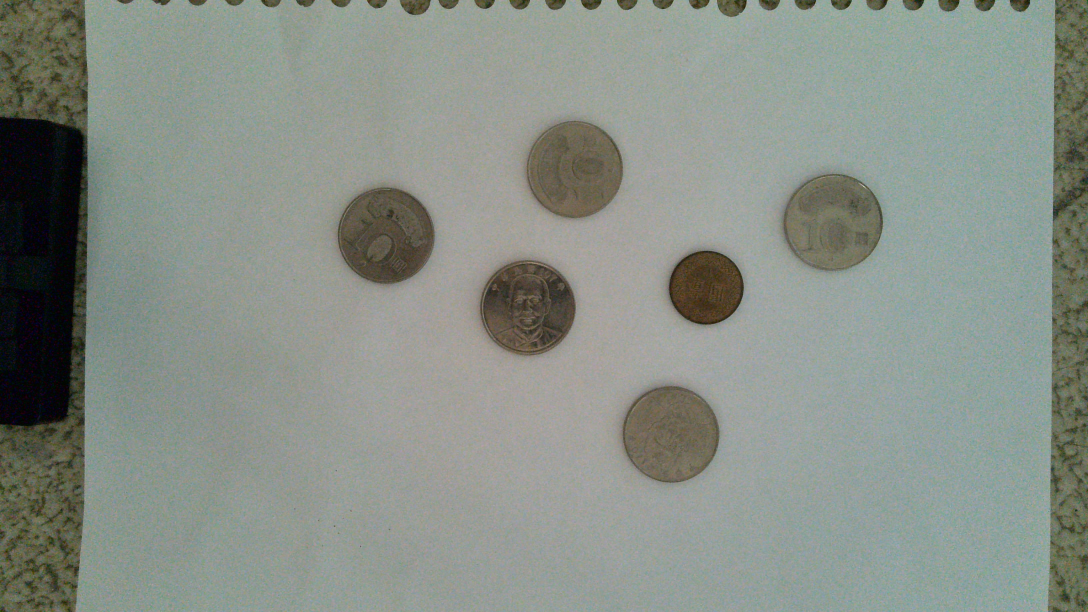
#> input picture DAY1/bright front and back/WIN_20250914_16_53_29_Pro.jpg, 3264 x 1836 px, found by its file name (shown at 1/3 size)
$ python 06_brightness.py
#> lines starting #> are read from the running program, lines starting #| are printed output that depends on the picture
import cv2
import os
import numpy as np

print("="*50)
print("OpenCV 範例 06: 調整亮度與對比度")
print("="*50)

current_dir = os.path.dirname(os.path.abspath(__file__))
parent_dir = os.path.dirname(current_dir)
img_path = "D:\\AWORKSPACE\\Github\\ComputerVisioncourse\\DAY1\\bright front and back\\WIN_20250914_16_53_29_Pro.jpg"
print(f"\n讀取圖片: {os.path.basename(img_path)}")

img = cv2.imread(img_path)
#> img is the input picture: shape (1836, 3264, 3); mean B, G, R 135.5, 143.7, 136.4

if img is None:
    print("錯誤：無法讀取圖片！")
else:
    max_width = 400
    height, width = img.shape[:2]
#> height = 1836; width = 3264
    scale = max_width / width
#> scale = 0.123
    new_width = int(width * scale)
#> new_width = 400
    new_height = int(height * scale)
#> new_height = 225
    img_resized = cv2.resize(img, (new_width, new_height))

    brighter = cv2.convertScaleAbs(img_resized, alpha=1.0, beta=50)
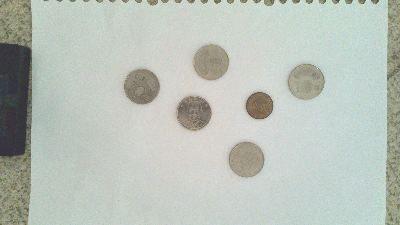
#> brighter: shape (225, 400, 3); mean B, G, R 185.4, 193.6, 186.3
    darker = cv2.convertScaleAbs(img_resized, alpha=1.0, beta=-50)
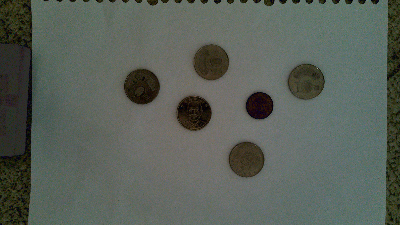
#> darker: shape (225, 400, 3); mean B, G, R 88.7, 96.5, 89.4
    high_contrast = cv2.convertScaleAbs(img_resized, alpha=1.5, beta=0)
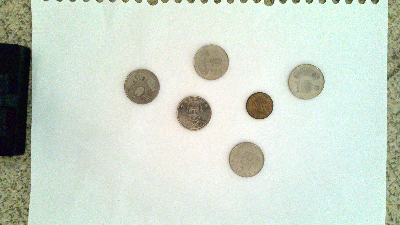
#> high_contrast: shape (225, 400, 3); mean B, G, R 203, 215.3, 204.4
    low_contrast = cv2.convertScaleAbs(img_resized, alpha=0.5, beta=0)
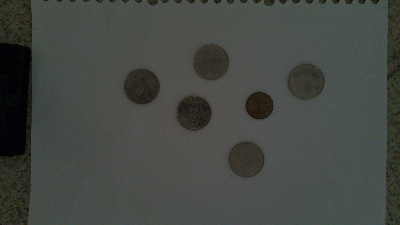
#> low_contrast: shape (225, 400, 3); mean B, G, R 67.7, 71.8, 68.2

    row1 = np.hstack([img_resized, brighter])
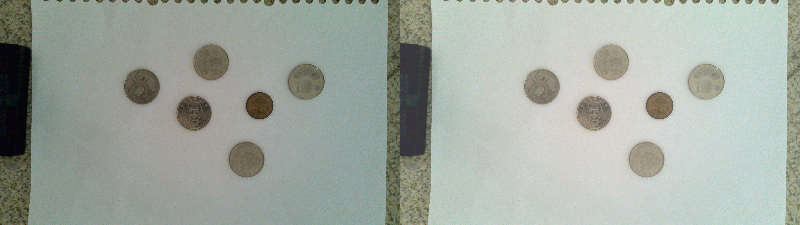
#> row1: shape (225, 800, 3); mean B, G, R 160.4, 168.6, 161.3
    row2 = np.hstack([darker, high_contrast])
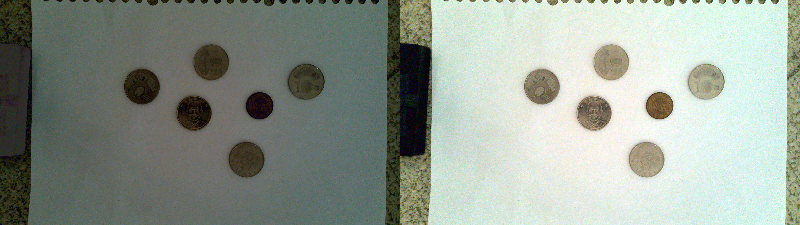
#> row2: shape (225, 800, 3); mean B, G, R 145.9, 155.9, 146.9
    combined = np.vstack([row1, row2])

    font = cv2.FONT_HERSHEY_SIMPLEX
    cv2.putText(combined, 'Original', (10, 30), font, 0.7, (0, 255, 0), 2)
    cv2.putText(combined, 'Brighter +50', (new_width+10, 30), font, 0.7, (0, 255, 0), 2)
    cv2.putText(combined, 'Darker -50', (10, new_height+30), font, 0.7, (0, 255, 0), 2)
    cv2.putText(combined, 'Contrast x1.5', (new_width+10, new_height+30), font, 0.7, (0, 255, 0), 2)
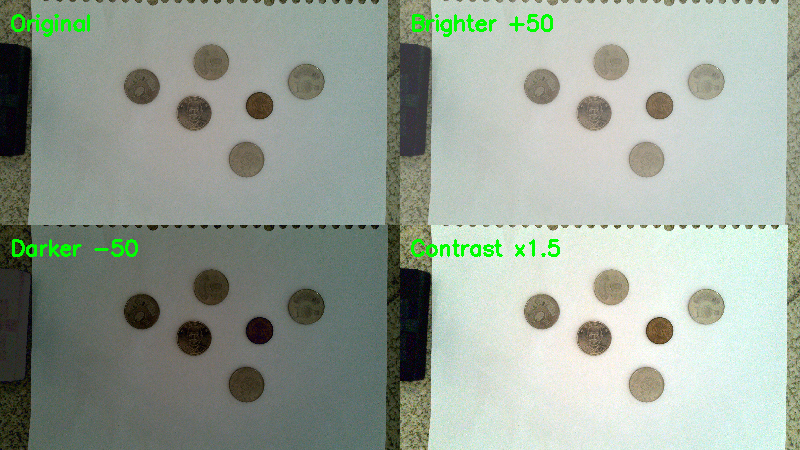
#> combined: shape (450, 800, 3); mean B, G, R 151.7, 163.1, 152.6

    cv2.imshow('Brightness & Contrast', combined)
    print(f"\n亮度與對比度調整:")
    print("左上：原始圖片")
    print("右上：增加亮度 (+50)")
    print("左下：降低亮度 (-50)")
    print("右下：增加對比度 (x1.5)")
    print("\n公式: output = alpha * input + beta")
    print("alpha = 對比度係數 (1.0 = 不變)")
    print("beta = 亮度調整值 (0 = 不變)")
    print("\n按任意鍵關閉視窗...")
    cv2.waitKey(0)
    cv2.destroyAllWindows()

    save_path = os.path.join(current_dir, 'brightness_result.jpg')
    cv2.imwrite(save_path, brighter)
    print(f"\n調亮圖片已儲存至: {os.path.basename(save_path)}")
    print("\n完成！")

$ run again, with DAY1/bright front and back/WIN_20250914_16_54_39_Pro.jpg copied over DAY1/bright front and back/WIN_20250914_16_53_29_Pro.jpg
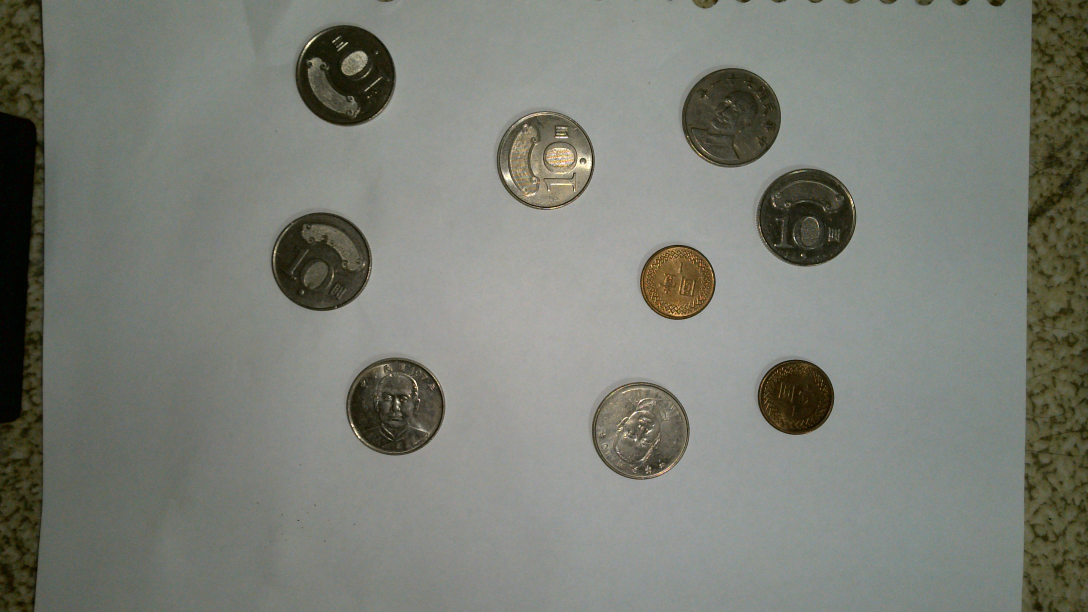
#> input picture DAY1/bright front and back/WIN_20250914_16_54_39_Pro.jpg, 3264 x 1836 px, found by its file name (shown at 1/3 size)
#> img is the input picture: shape (1836, 3264, 3); mean B, G, R 117.3, 125.8, 123
#> `row2 = np.hstack([darker, high_contrast])`:
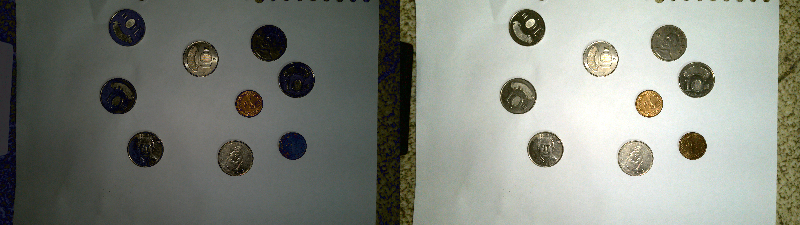
#> row2: shape (225, 800, 3); mean B, G, R 124.5, 133.3, 129.6
#> `cv2.putText(combined, 'Contrast x1.5', (new_width+10, new_height+30), ..`:
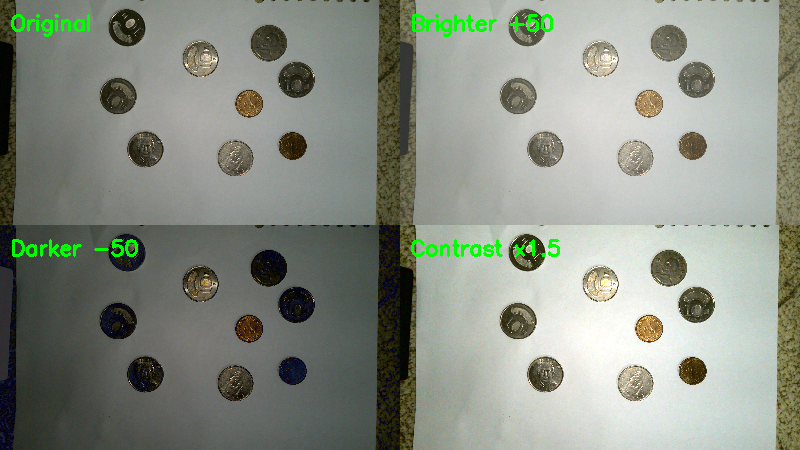
#> combined: shape (450, 800, 3); mean B, G, R 132.2, 143.2, 137.5
